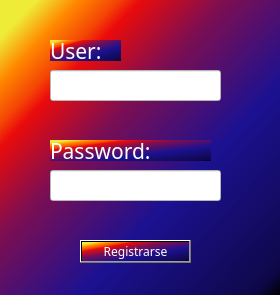
<?xml version="1.0" encoding="UTF-8"?>
<ui version="4.0">
 <class>nuevoTripulante</class>
 <widget class="QDialog" name="nuevoTripulante">
  <property name="geometry">
   <rect>
    <x>0</x>
    <y>0</y>
    <width>280</width>
    <height>295</height>
   </rect>
  </property>
  <property name="windowTitle">
   <string>Nuevo usuario</string>
  </property>
  <property name="styleSheet">
   <string notr="true">background-color: qlineargradient(spread:pad, x1:1, y1:1, x2:0, y2:0, stop:0 rgba(0, 0, 0, 255), stop:0.05 rgba(14, 8, 73, 255), stop:0.36 rgba(28, 17, 145, 255), stop:0.6 rgba(126, 14, 81, 255), stop:0.75 rgba(234, 11, 11, 255), stop:0.79 rgba(244, 70, 5, 255), stop:0.86 rgba(255, 136, 0, 255), stop:0.935 rgba(239, 236, 55, 255));
color: rgb(255, 255, 255);</string>
  </property>
  <widget class="QLineEdit" name="user">
   <property name="geometry">
    <rect>
     <x>50</x>
     <y>70</y>
     <width>171</width>
     <height>31</height>
    </rect>
   </property>
   <property name="font">
    <font>
     <family>OCR A Extended</family>
     <pointsize>16</pointsize>
    </font>
   </property>
   <property name="styleSheet">
    <string notr="true">background-color: rgb(255, 255, 255);
color: rgb(0, 0, 0);</string>
   </property>
  </widget>
  <widget class="QLineEdit" name="password">
   <property name="geometry">
    <rect>
     <x>50</x>
     <y>170</y>
     <width>171</width>
     <height>31</height>
    </rect>
   </property>
   <property name="font">
    <font>
     <family>OCR A Extended</family>
     <pointsize>16</pointsize>
    </font>
   </property>
   <property name="styleSheet">
    <string notr="true">background-color: rgb(255, 255, 255);
color: rgb(0, 0, 0);</string>
   </property>
   <property name="text">
    <string/>
   </property>
   <property name="echoMode">
    <enum>QLineEdit::Password</enum>
   </property>
  </widget>
  <widget class="QLabel" name="label">
   <property name="geometry">
    <rect>
     <x>50</x>
     <y>40</y>
     <width>71</width>
     <height>21</height>
    </rect>
   </property>
   <property name="font">
    <font>
     <family>OCR A Extended</family>
     <pointsize>16</pointsize>
    </font>
   </property>
   <property name="text">
    <string>User:</string>
   </property>
  </widget>
  <widget class="QLabel" name="label_2">
   <property name="geometry">
    <rect>
     <x>50</x>
     <y>140</y>
     <width>161</width>
     <height>21</height>
    </rect>
   </property>
   <property name="font">
    <font>
     <family>OCR A Extended</family>
     <pointsize>16</pointsize>
    </font>
   </property>
   <property name="text">
    <string>Password:</string>
   </property>
  </widget>
  <widget class="QPushButton" name="pushButton">
   <property name="geometry">
    <rect>
     <x>80</x>
     <y>240</y>
     <width>111</width>
     <height>23</height>
    </rect>
   </property>
   <property name="font">
    <font>
     <family>OCR A Extended</family>
    </font>
   </property>
   <property name="text">
    <string>Registrarse</string>
   </property>
  </widget>
 </widget>
 <resources/>
 <connections/>
</ui>
